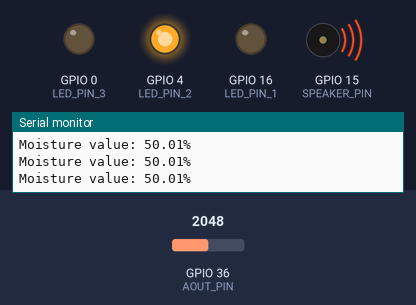
This sketch was run on a simulated ESP32. Parts: output pins drawn as LEDs (lit = HIGH), buzzer (waves = sounding, pin HIGH), the last lines printed to the serial monitor. The test bench sets the inputs (shaded band); at power-on: GPIO 36 (AOUT_PIN) = 2048.

Above: at 1.3 s.
1.4 s: GPIO 36 (AOUT_PIN) set to 3221
2.9 s: GPIO 36 (AOUT_PIN) set to 3309
At 3.5 s:
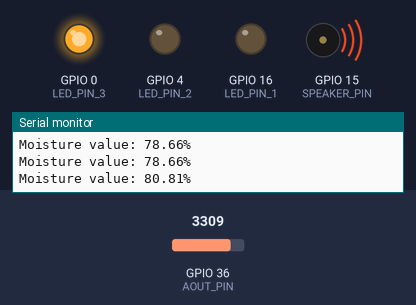
5.9 s: GPIO 36 (AOUT_PIN) set to 1228
At 7.7 s:
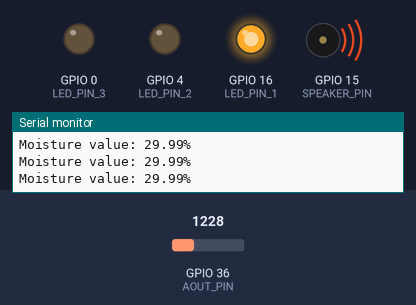
8.0 s: GPIO 36 (AOUT_PIN) set to 1590
9.5 s: GPIO 36 (AOUT_PIN) set to 1673
At 10.0 s:
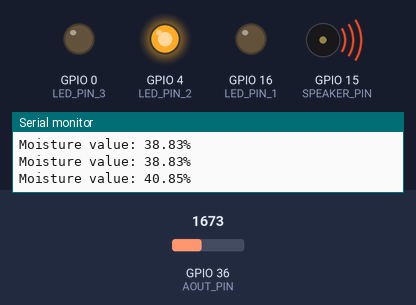
11.0 s: GPIO 36 (AOUT_PIN) set to 491
At 12.4 s:
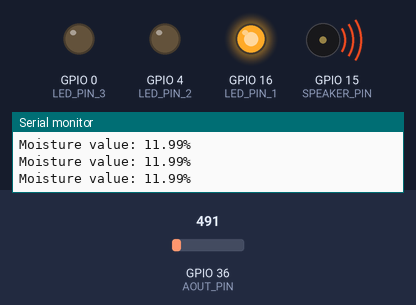
Timing chart, 0 to 13.5 s (numbered marks = the images above; inputs shaded):
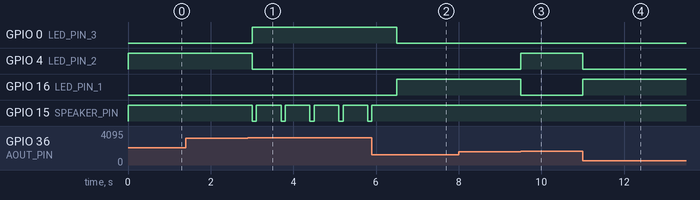

The sketch:

miniproject.ino
```cpp
#define AOUT_PIN 36   // GPIO36 pin of ESP32 (ADC0) connected to the AOUT pin of the moisture sensor
#define LED_PIN_1 16   // GPIO13 pin of ESP32 connected to the first LED YELLOW
#define LED_PIN_2 4   // GPIO14 pin of ESP32 connected to the second LED GREEN
#define LED_PIN_3 0   // GPIO15 pin of ESP32 connected to the third LED RED
int SPEAKER_PIN = 15; // GPIO16 pin of ESP32 connected to the speaker

void setup() {
  Serial.begin(9600);
  pinMode(LED_PIN_1, OUTPUT);
  pinMode(LED_PIN_2, OUTPUT);
  pinMode(LED_PIN_3, OUTPUT);
  pinMode(SPEAKER_PIN, OUTPUT);
}

void loop() {
  int value = analogRead(AOUT_PIN); // read the analog value from the sensor
  float percent = ((float)value / 4095) * 100; // convert the value to percentage

  Serial.print("Moisture value: ");
  Serial.print(percent);
  Serial.println("%");

  if (percent < 40) {
    digitalWrite(LED_PIN_1, HIGH); // turn on the first LED
    digitalWrite(LED_PIN_2, LOW);  // turn off the second LED
    digitalWrite(LED_PIN_3, LOW);  // turn off the third LED
    digitalWrite(SPEAKER_PIN,HIGH);            // turn off the speaker
  } else if (percent >= 40 && percent < 80) {
    digitalWrite(LED_PIN_1, LOW);   // turn off the first LED
    digitalWrite(LED_PIN_2, HIGH);  // turn on the second LED
    digitalWrite(LED_PIN_3, LOW);   // turn off the third LED
    digitalWrite(SPEAKER_PIN,HIGH);            // turn off the speaker
 } else if (percent >= 80 && percent <= 100) {
    digitalWrite(LED_PIN_1, LOW);   // turn off the first LED
    digitalWrite(LED_PIN_2, LOW);   // turn off the second LED
    digitalWrite(LED_PIN_3, HIGH);  // turn on the third LED
    digitalWrite(SPEAKER_PIN, LOW);  // turn on the speaker with a frequency of 1000 Hz
    delay(100);
    digitalWrite(SPEAKER_PIN, HIGH);  // turn on the speaker with a frequency of 1000 Hz
    delay(100);
  }
  delay(500);
}
```

Measured:
- the behaviour switches between 3275 and 3276 on GPIO 36 (AOUT_PIN) (found by bisection; images 0 and 1)
- the behaviour switches between 1637 and 1638 on GPIO 36 (AOUT_PIN) (found by bisection; images 2 and 3)
- after the input at 2.9 s, GPIO 0 (LED_PIN_3): LOW → HIGH after 0.10 s; GPIO 4 (LED_PIN_2): HIGH → LOW after 0.10 s; GPIO 15 (SPEAKER_PIN): alternates HIGH for 0.60 s and LOW for 0.10 s, starting after 0.10 s
- after the input at 5.9 s, GPIO 0 (LED_PIN_3): HIGH → LOW after 0.60 s; GPIO 16 (LED_PIN_1): LOW → HIGH after 0.60 s; GPIO 15 (SPEAKER_PIN): goes on until 5.9 s, then stays HIGH
- after the input at 9.5 s, GPIO 4 (LED_PIN_2): LOW → HIGH at once; GPIO 16 (LED_PIN_1): HIGH → LOW at once
- after the input at 11.0 s, GPIO 4 (LED_PIN_2): HIGH → LOW at once; GPIO 16 (LED_PIN_1): LOW → HIGH at once
